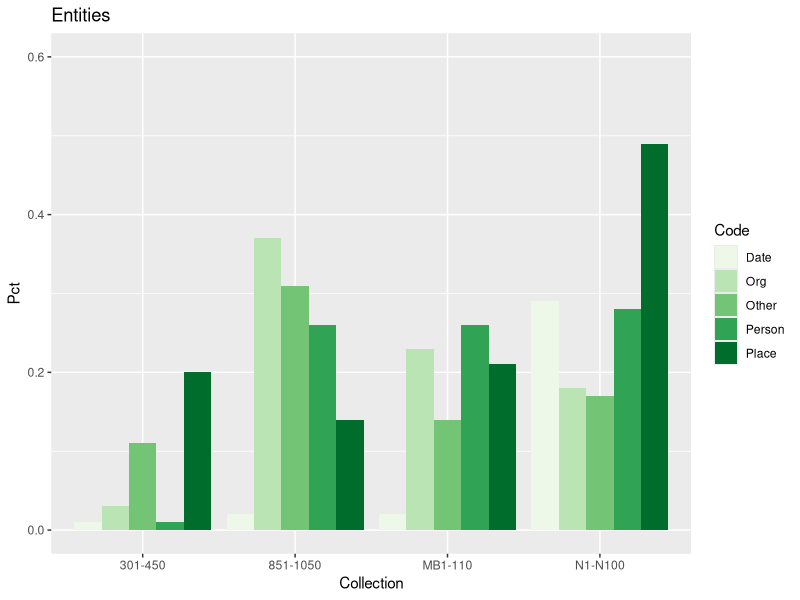
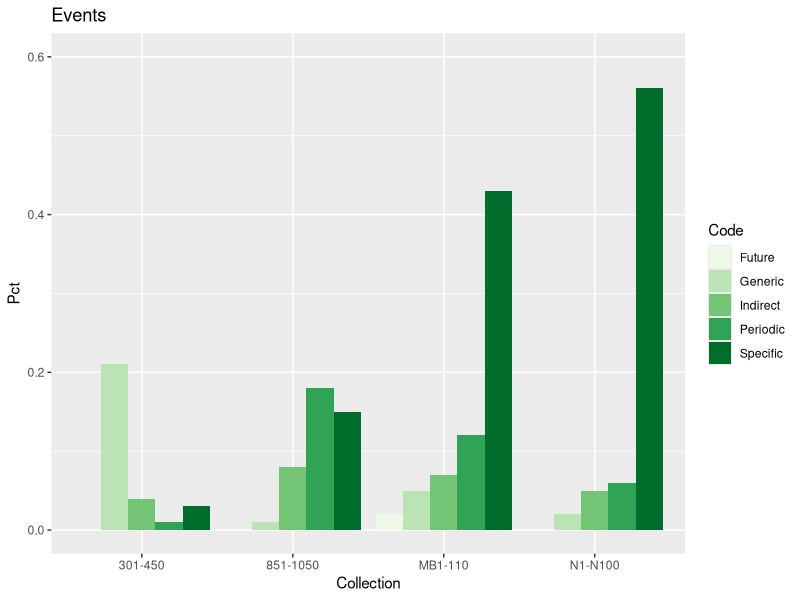
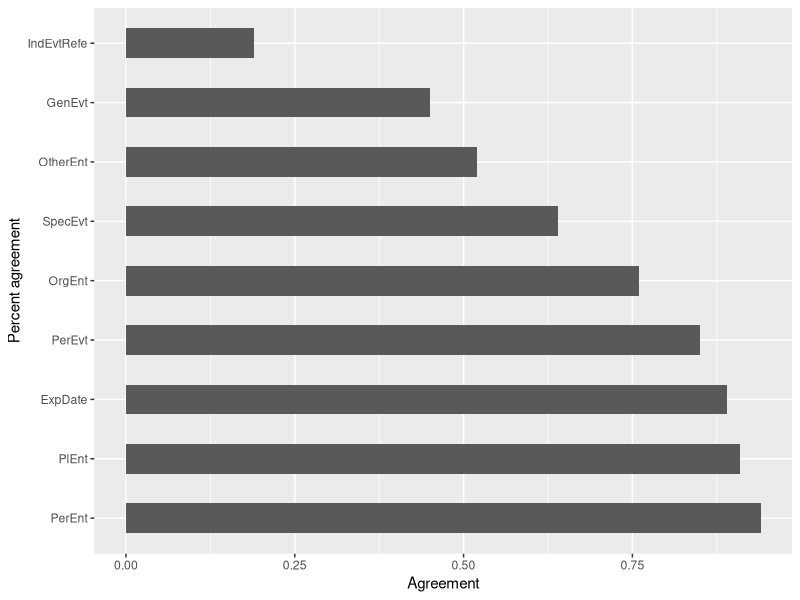

The R source for these figures, in order:
setwd("/Users/cwillis/dev/uiucGSLIS/ecir-2016/plots")

library(ggplot2)
pdf("topic-groups-ent.pdf");
ent <- read.csv("topic-groups-ent.dat", header=T)
ggplot(ent, aes(factor(Topic), Pct, fill = Code)) + 
  geom_bar(stat="identity", position = "dodge") + 
  scale_fill_brewer(palette = "clarity") + 
  labs(x="Collection", x="Percent", title="Entities") + 
  ylim(0, 0.6)
dev.off()

pdf("topic-groups-evt.pdf");
evt <- read.csv("topic-groups-evt.dat", header=T)
ggplot(evt, aes(factor(Topic), Pct, fill = Code)) + 
  geom_bar(stat="identity", position = "dodge") + 
  scale_fill_brewer(palette = "clarity") + 
  labs(x="Collection", x="Percent", title="Events") +
  ylim(0, 0.6)
dev.off()


pdf("coder-agreement.pdf")
ag <- read.csv("coder-agreement.dat", header=T)
ggplot(ag, aes(reorder(Code, -Agreement), Agreement), fill=Code) + 
  geom_bar(width=0.5, stat = "identity") + 
  coord_flip() + 
  labs(x="Percent agreement", x="Codes")
dev.off()

